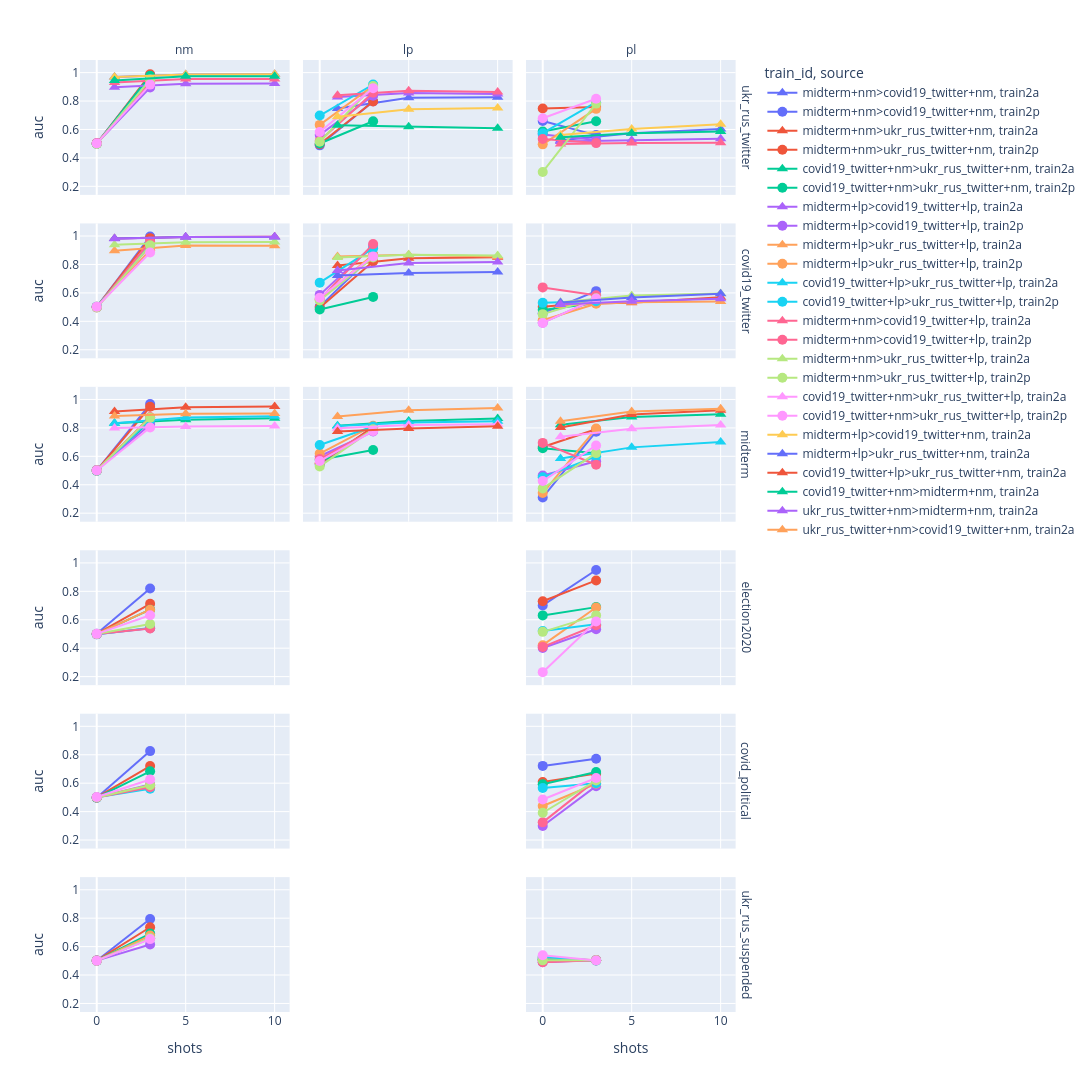

Here is the notebook cell this chart was saved with:
### Code cell
import plotly.express as px
import pandas as pd

combined = pd.concat([
    train2a.assign(source='train2a'),
    train2p.assign(source='train2p'),
], ignore_index=True)

fig = px.line(
    combined,
    x='shots', y='auc',
    color='train_id',
    symbol='source',
    symbol_map={'train2a': 'triangle-up', 'train2p': 'circle'},
    facet_row='eval_dataset',
    facet_col='eval_task',
    markers=True,
    height=900,  # bump up — lots of facets
)

# clean up the auto-generated facet labels ("eval_dataset=foo" → "foo")
fig.for_each_annotation(lambda a: a.update(text=a.text.split('=')[-1]))

# make markers bigger so triangles vs circles are obvious
fig.update_traces(marker=dict(size=10))

fig.update_layout(height=2000, width=2000)

fig.show()
